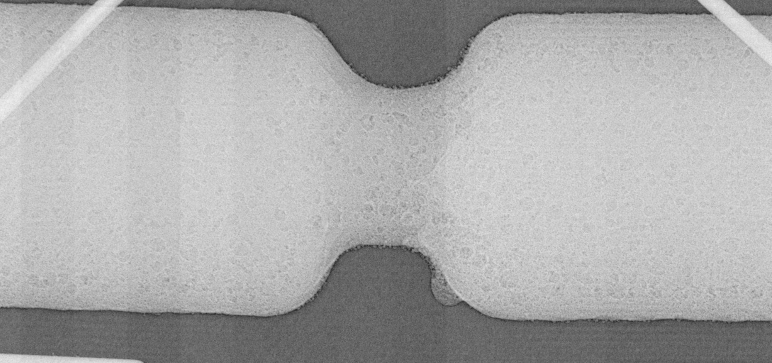
#> input picture images/close_up_rod.png, 1543 x 726 px (shown at 1/2 size)
$ python -i projection_visualization.py   (imports and definitions only)
#> lines starting #> are read from the running program, lines starting #| are printed output that depends on the picture
#> further down, picture is the input picture: shape (726, 1543, 3); min 3, max 245, mean 171.2
import napari
import numpy as np
from scipy.fft import fft2, fftshift, ifft2, ifftshift
import matplotlib.pyplot as plt


def viewer(images):
    viewer, image_layer = napari.imshow(images)
    napari.run()


def fft_viewer(images):
    if len(images.shape) == 3:
        base = np.abs(fftshift(fft2(images[0, :, :])))
#> base = 1543 rows, first 8: [0, 215.7, 0], [0, 284.9, 0], [0, 118, 0], [0, 314.6, 0], [0, 291.5, 0], [0, 311, 0], [0, 142.4, 0], [0, 262.6, 0]
        fft_stack = np.zeros([images.shape[0], base.shape[0], base.shape[1]])
        for i in range(images.shape[0]):
            fft_stack[i, :, :] = 10 * np.log1p(np.abs(fftshift(fft2(images[i, :, :]))))
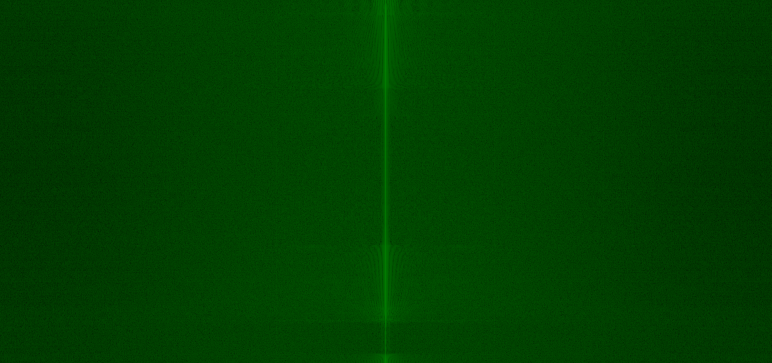
#> fft_stack: shape (726, 1543, 3) float64 (shown at 1/2 size); mean B, G, R 0, 64, 0
#> (the run stopped early here; a loop or call above may not have finished)
